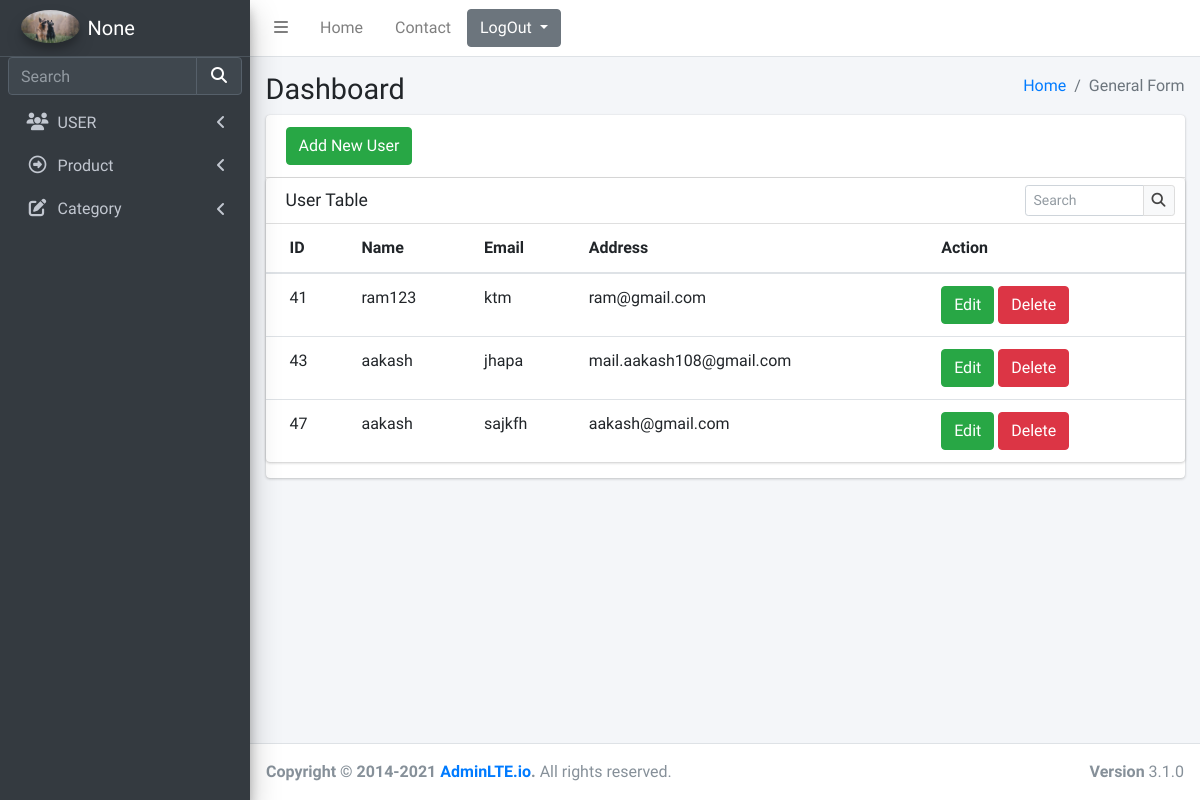
The app's page /user/userread/ (signed in), older data.
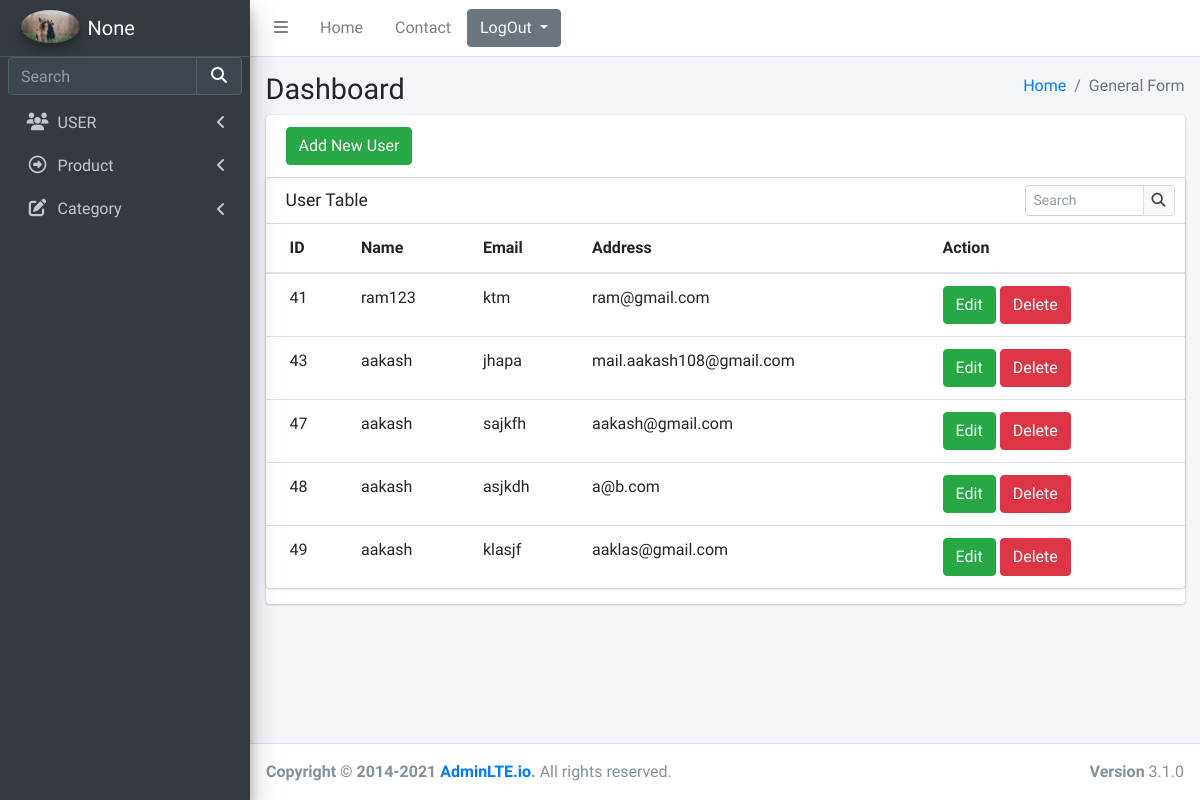
The same page, newer data.
### login/models.py (models this page shows, shortened)
class User(AbstractBaseUser):
    is_email_verified = models.BooleanField(default=False)
    email = models.EmailField(max_length=255, unique=True)
    full_name = models.CharField(max_length=255, blank=True, null=True)
    active = models.BooleanField(default=True)  # can login
    staff = models.BooleanField(default=False)  # staff user non superuser
    admin = models.BooleanField(default=False)  # superuser
    timestamp = models.DateTimeField(auto_now_add=True)
    USERNAME_FIELD = "email"  # username
    REQUIRED_FIELDS = []
    objects = UserManager()
    @property
    def is_active(self):
        return self.active

class UserProfile(models.Model):
    user = models.OneToOneField(User, on_delete=models.CASCADE)
    image = models.ImageField(
        null=True, blank=True, upload_to="pics/", default="pics/default.png"
    )

### user/models.py (models this page shows)
class User(models.Model):
    name = models.CharField(
        max_length=40, error_messages={"required": "This is the required field"}
    )
    email = models.EmailField(error_messages={"required": "This is the required field"})
    password = models.CharField(
        max_length=40, error_messages={"required": "This is the required field"}
    )
    address = models.CharField(
        max_length=40, error_messages={"required": "This is the required field"}
    )
    image = models.ImageField(
        upload_to="pics/", error_messages={"required": "This is the required field"}
    )

### user/views.py (the view)
# urls.py: path("userread/", views.viewUser, name="userread"),
@login_required(login_url="/")
def viewUser(request):
    data = User.objects.all()
    return render(request, "userread.html", {"datas": data})

### templates/userread.html (shortened to what this page needs)
{%extends "base.html" %} {% load static %}
{% block csspart %}
<link rel="stylesheet" href="{% static 'plugins/fontawesome-free/css/all.min.css' %}">
<link rel="stylesheet" href="{% static 'plugins/datatables-bs4/css/dataTables.bootstrap4.min.css' %}">
<link rel="stylesheet" href="{% static 'plugins/datatables-responsive/css/responsive.bootstrap4.min.css' %}">
<link rel="stylesheet" href="{% static 'dist/css/adminlte.min.css' %}">
</head>
{% endblock csspart %}
{%block bodycontent%}
<body class="hold-transition sidebar-mini">
  <div class="wrapper">
    <div class="content-wrapper">
      <section class="content-header">
        <div class="container-fluid">
          <div class="row mb-2">
            <div class="col-sm-6">
              <h1> Dashboard</h1>
            </div>
            <div class="col-sm-6">
              <ol class="breadcrumb float-sm-right">
                <li class="breadcrumb-item"><a href="#">Home</a></li>
                <li class="breadcrumb-item active">General Form</li>
              </ol>
            </div>
          </div>
        </div>
        <section class="content">
          <div class="container-fluid">
            <div class="row">
              <div class="col-12">
                <div class="card">
                  <div class="card-header">
                    <a class="btn btn-success" href="{% url 'user:useradd' %}" role="button">Add New User</a>
                  </div>
                  <div class="row">
                    <div class="col-12">
                      <div class="card">
                        <div class="card-header">
                          <h3 class="card-title">User Table</h3>
                          <div class="card-tools">
                            <div class="input-group input-group-sm" style="width: 150px;">
                              <input type="text" name="table_search" class="form-control float-right"
                                placeholder="Search">
                              <div class="input-group-append">
                                <button type="submit" class="btn btn-default">
                                  <i class="fas fa-search"></i>
                                </button>
                              </div>
                            </div>
                          </div>
                        </div>
                        <div class="card-body table-responsive p-0">
                          <table class="table table-hover text-nowrap">
                            <thead>
                              <tr>
                                <th>ID</th>
                                <th>Name</th>
                                <th>Email</th>
                                <th>Address</th>
                                <th>Action</th>
                              </tr>
                            </thead>
                            <tbody>
                              {% for data in datas %}
                              <tr>
                                <td>{{data.id}}</td>
                                <td>{{data.name}}</td>
                                <td>{{data.address}}</td>
                                <td>{{data.email}}</td>
                                <td>
                                  <a class="btn btn-success" href="{% url 'user:updateuser' data.id %}"
                                    role="button">Edit</a>
                                  <form action="{% url 'user:deletedata' data.id %}" method="POST" class=d-inline>
                                    <input type="submit" class="btn btn-danger" value="Delete">
                                  </form>
                                </td>
                              </tr>
                              {% endfor %}
                            </tbody>
                          </table>
                        </div>
                      </div>
                    </div>
                  </div>
                </div>
              </div>
            </div>
          </div>
        </section>
    </div>
    {%endblock bodycontent%}

### templates/base.html (shortened to what this page needs)
<!DOCTYPE html>
<html lang="en">
{% load static %}
<head>
  {% block csspart %}{% endblock csspart %}
</head>
{% block nav%}
<div class="wrapper">
  <nav class="main-header navbar navbar-expand navbar-white navbar-light">
    <ul class="navbar-nav">
      <li class="nav-item">
        <a class="nav-link" data-widget="pushmenu" href="#" role="button"><i class="fas fa-bars"></i></a>
      </li>
      <li class="nav-item d-none d-sm-inline-block">
        <a href="index3.html" class="nav-link">Home</a>
      </li>
      <li class="nav-item d-none d-sm-inline-block">
        <a href="#" class="nav-link">Contact</a>
      </li>
    </ul>
    <div class="dropdown">
      <button class="btn btn-secondary dropdown-toggle" type="button" id="dropdownMenuButton" data-toggle="dropdown"
        aria-haspopup="true" aria-expanded="false">
        LogOut
      </button>
    </div>
  </nav>
  <aside class="main-sidebar sidebar-dark-primary elevation-4">
    <a href="{% url 'login:dashboard'  %}" class="brand-link">
      <img src="{{ user.userprofile.image.url }}" alt="AdminLTE Logo" class="brand-image img-circle elevation-3"
        style="opacity: 0.8" />
      <span class="brand-text font-weight-light">{{user.full_name}}</span>
    </a>
    <div class="sidebar">
      <div class="form-inline">
        <div class="input-group" data-widget="sidebar-search">
          <input class="form-control form-control-sidebar" type="search" placeholder="Search" aria-label="Search" />
          <div class="input-group-append">
            <button class="btn btn-sidebar">
              <i class="fas fa-search fa-fw"></i>
            </button>
          </div>
        </div>
      </div>
      <nav class="mt-2">
        <ul class="nav nav-pills nav-sidebar flex-column" data-widget="treeview" role="menu" data-accordion="false">
          <li class="nav-item">
            <a href="#" class="nav-link">
              <i class="nav-icon fas fa-users"></i>
              <p>
                USER
                <i class="fas fa-angle-left right"></i>
              </p>
            </a>
          </li>
          <li class="nav-item">
            <a href="#" class="nav-link">
              <i class="nav-icon far fa-arrow-alt-circle-right"></i>
              <p>
                Product
                <i class="fas fa-angle-left right"></i>
              </p>
            </a>
          </li>
          <li class="nav-item">
            <a href="#" class="nav-link">
              <i class="nav-icon fas fa-edit"></i>
              <p>
                Category
                <i class="fas fa-angle-left right"></i>
              </p>
            </a>
          </li>
        </ul>
      </nav>
    </div>
  </aside>
  {% endblock nav%}
  {% block bodycontent%}
  {% endblock bodycontent%}
  <footer class="main-footer">
    <strong>Copyright &copy; 2014-2021
      <a href="https://adminlte.io">AdminLTE.io</a>.</strong>
    All rights reserved.
    <div class="float-right d-none d-sm-inline-block">
      <b>Version</b> 3.1.0
    </div>
  </footer>
</div>
</body>
</html>

Row changes from the older to the newer data that the page shows:
added User: id "48", name "aakash", address "asjkdh", email "a@b.com"
added User: id "49", name "aakash", address "klasjf", email "aaklas@gmail.com"
